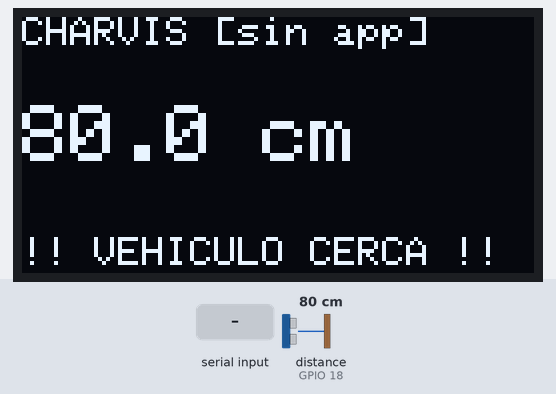
The sketch below on a simulated ESP32. Shown: 128×64 one-colour display. Wiring (inferred from the names in the program): ultrasonic range finder: trigger GPIO 5; echo GPIO 18. The test bench sets the inputs (shaded band); at power-on: distance to the obstacle (sensor on GPIO 18) 80 cm. The echo pulse lasts 58.3 µs per cm; nothing arrives over Bluetooth unless stated; the audio player accepts every command and is not drawn; a phone connects over Bluetooth LE 3 s after start; what the sketch prints to the serial monitor is not drawn.

Above: at 2.7 s.
2.8 s: distance to the obstacle (sensor on GPIO 18) set to 299 cm
At 3.9 s:
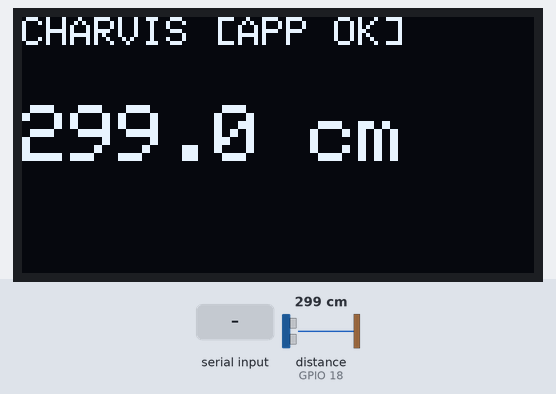
5.8 s: distance to the obstacle (sensor on GPIO 18) set to 60 cm
At 8.5 s:
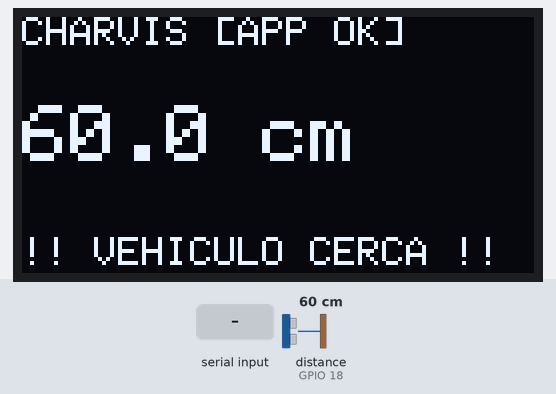
8.8 s: distance to the obstacle (sensor on GPIO 18) set to 5 cm
At 9.3 s:
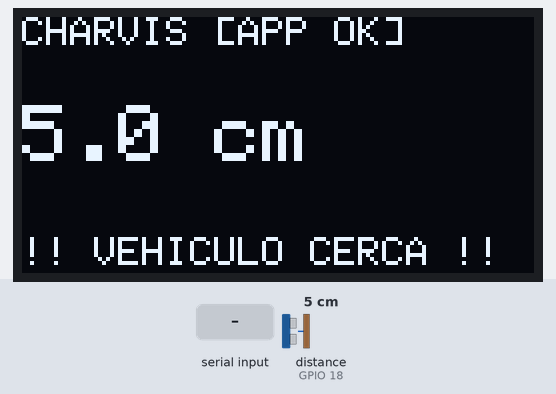
11.8 s: "sonido off\n" received over Serial
At 12.16 s:
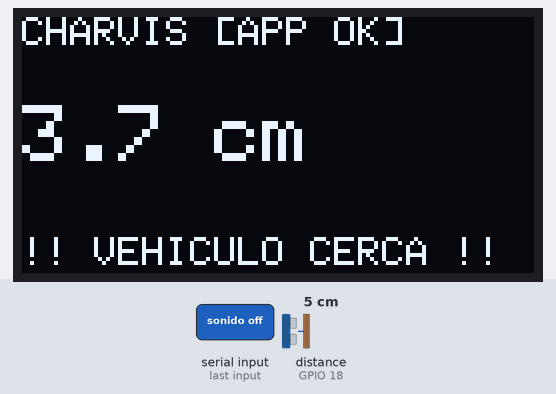
13.7 s: "1,90,45\n" received over Serial
At 14.06 s:
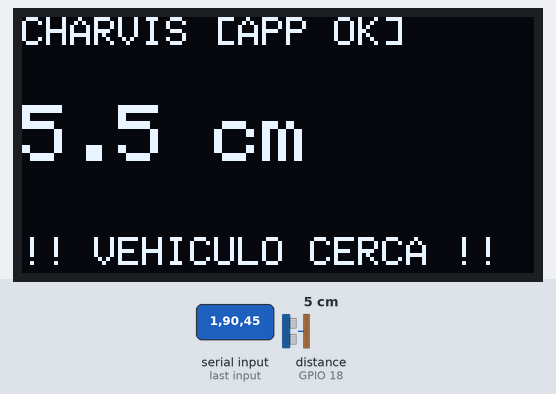
15.6 s: "dist ,45\n" received over Serial
At 16.9 s:
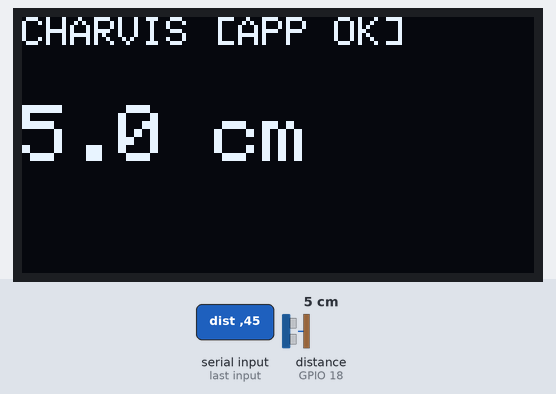
Timing chart, 0 to 18.4 s (numbered marks = the images above; inputs shaded):
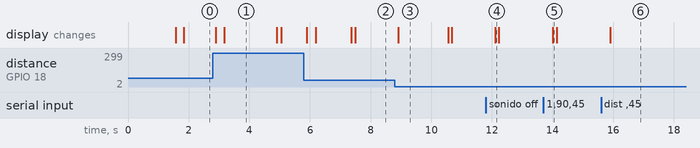

Measured:
- after the input at 2.8 s, the display: first changes after 0.09 s (image 1 shows a later state)
- after the input at 5.8 s, the display: first changes after 0.10 s (image 2 shows a later state)
- after the input at 8.8 s, the display: changes after 0.11 s (image 3)
- after the input at 11.8 s, the display: changes after 0.31 s (image 4)
- after the input at 13.7 s, the display: changes after 0.31 s (image 5)
- after the input at 15.6 s, the display: changes after 0.31 s (image 6)
- what the display in image 1 shows lasts 1.7 s, from 3.2 s to 4.9 s

The sketch:

charvis_casco_ultrasonico.ino
```cpp
/*
 * CHARVIS - Casco de moto con sensor trasero (versión ultrasónico + OLED + DFPlayer)
 * Placa: ESP32 DevKit 38 pines
 *
 * Hardware:
 *   Sensor ultrasónico  TRIG -> GPIO 5   ECHO -> GPIO 18
 *   Pantalla OLED SSD1306 (I2C 0x3C)  SDA -> GPIO 21  SCL -> GPIO 22
 *   DFPlayer Mini  RX del ESP32 -> GPIO 27   TX del ESP32 -> GPIO 26  (+ parlante)
 *
 * Se comunica con la app CHARVIS por Bluetooth de bajo consumo (BLE).
 * Cada 200 ms envía 3 bytes:
 *   byte 0-1: distancia en milímetros (uint16, little-endian; 0 = sin eco)
 *   byte 2  : estado (0 = libre, 1 = ALERTA)
 * Ante una alerta, el DFPlayer reproduce por el parlante del casco la pista 1
 * de la tarjeta SD: "No se dé vuelta: vehículo detectado a menos de 2 metros."
 * Tarjeta SD: formateada en FAT32, con un único archivo llamado 0001.mp3.
 * Desde la app se elige si el aviso suena en el casco ("sonido on") o en el
 * celular ("sonido off"), y el botón "Probar voz" envía "play".
 *
 * Comandos (por el Monitor serie a 115200, o escribiendo en la característica
 * de comandos por BLE): sonido on | sonido off | vol 0-30 | dist 5-400 |
 * pista N | play | estado | ayuda
 */

#include <Wire.h>
#include <Adafruit_GFX.h>
#include <Adafruit_SSD1306.h>
#include <DFRobotDFPlayerMini.h>
#include <BLEDevice.h>
#include <BLEServer.h>
#include <BLEUtils.h>
#include <BLE2902.h>

#define TRIG_PIN 5
#define ECHO_PIN 18
#define MP3_RX   27
#define MP3_TX   26

// Deben coincidir con la app (src/services/useHelmetSensor.js). No cambiar.
#define DEVICE_NAME        "CHARVIS-CASCO"
#define SERVICE_UUID       "6e8a0001-4b1d-4c7a-9f2e-63a1c5d0b7e1"
#define DISTANCE_CHAR_UUID "6e8a0002-4b1d-4c7a-9f2e-63a1c5d0b7e1"
#define COMMAND_CHAR_UUID  "6e8a0003-4b1d-4c7a-9f2e-63a1c5d0b7e1"

const unsigned long ESPERA_SONIDO = 5000;
const unsigned long RETENER_MS = 3000;   // tiempo que se mantiene el último valor en pantalla
const unsigned long ENVIO_BLE_MS = 200;  // cada cuánto se manda la distancia al celular
const uint8_t LECTURAS_CONFIRMAR = 3;    // lecturas seguidas para activar/desactivar la alerta

// Valores que se pueden cambiar con comandos
float distanciaAlerta = 200.0;           // 2 metros, igual que el aviso de la app
int volumen = 25;                        // 0 a 30
int pista = 1;                           // número de archivo en la SD
bool sonidoActivo = true;

Adafruit_SSD1306 oled(128, 64, &Wire, -1);
HardwareSerial mp3Serial(2);
DFRobotDFPlayerMini mp3;

BLECharacteristic *distanciaChar = nullptr;
bool clienteConectado = false;

bool oledOK = false;
bool mp3OK = false;
bool alerta = false;
uint8_t cercaSeguidas = 0;
uint8_t lejosSeguidas = 0;
unsigned long ultimoSonido = 0;
unsigned long ultimoEnvioBLE = 0;

float ultimoValido = -1;
unsigned long tUltimoValido = 0;

String bufferSerial = "";
String comandoPendiente = "";            // comando recibido por BLE, se procesa en loop()

// ---------- Respuestas: van al Monitor serie ----------
void responder(const String &texto) {
  Serial.println(texto);
}

// ---------- Bluetooth BLE ----------
class ServidorCallbacks : public BLEServerCallbacks {
  void onConnect(BLEServer *s) override {
    clienteConectado = true;
    Serial.println("[BLE] Celular conectado");
  }
  void onDisconnect(BLEServer *s) override {
    clienteConectado = false;
    Serial.println("[BLE] Celular desconectado, volviendo a anunciar");
    delay(200);
    BLEDevice::startAdvertising();
  }
};

class ComandoCallbacks : public BLECharacteristicCallbacks {
  void onWrite(BLECharacteristic *c) override {
    comandoPendiente = String(c->getValue().c_str());
  }
};

void iniciarBLE() {
  BLEDevice::init(DEVICE_NAME);
  BLEServer *servidor = BLEDevice::createServer();
  servidor->setCallbacks(new ServidorCallbacks());

  BLEService *servicio = servidor->createService(SERVICE_UUID);

  distanciaChar = servicio->createCharacteristic(
      DISTANCE_CHAR_UUID,
      BLECharacteristic::PROPERTY_READ | BLECharacteristic::PROPERTY_NOTIFY);
  distanciaChar->addDescriptor(new BLE2902());

  BLECharacteristic *comandoChar = servicio->createCharacteristic(
      COMMAND_CHAR_UUID,
      BLECharacteristic::PROPERTY_WRITE | BLECharacteristic::PROPERTY_WRITE_NR);
  comandoChar->setCallbacks(new ComandoCallbacks());

  servicio->start();

  BLEAdvertising *anuncio = BLEDevice::getAdvertising();
  anuncio->addServiceUUID(SERVICE_UUID);
  anuncio->setScanResponse(true);
  BLEDevice::startAdvertising();
  Serial.println("[BLE] Anunciando como " DEVICE_NAME);
}

void enviarAlCelular(float cm) {
  if (!clienteConectado) return;
  uint16_t mm = cm > 0 ? (uint16_t)min(cm * 10.0f, 65535.0f) : 0;
  uint8_t datos[3] = {(uint8_t)(mm & 0xFF), (uint8_t)(mm >> 8), (uint8_t)(alerta ? 1 : 0)};
  distanciaChar->setValue(datos, sizeof(datos));
  distanciaChar->notify();
}

// ---------- Sensor ----------
float medirDistancia() {
  digitalWrite(TRIG_PIN, LOW);
  delayMicroseconds(2);
  digitalWrite(TRIG_PIN, HIGH);
  delayMicroseconds(10);
  digitalWrite(TRIG_PIN, LOW);
  long t = pulseIn(ECHO_PIN, HIGH, 30000);
  if (t == 0) return -1;
  return t * 0.0343 / 2;
}

// Alerta con confirmación para evitar falsas alarmas por lecturas sueltas.
void actualizarAlerta(float cm) {
  bool cerca = cm > 0 && cm < distanciaAlerta;
  if (cerca) {
    lejosSeguidas = 0;
    if (cercaSeguidas < 255) cercaSeguidas++;
    if (cercaSeguidas >= LECTURAS_CONFIRMAR) alerta = true;
  } else {
    cercaSeguidas = 0;
    if (lejosSeguidas < 255) lejosSeguidas++;
    if (lejosSeguidas >= LECTURAS_CONFIRMAR) alerta = false;
  }
}

// ---------- Pantalla ----------
void mostrar(float cm, bool retenido) {
  if (!oledOK) return;
  oled.clearDisplay();
  oled.setTextColor(WHITE);
  oled.setTextSize(1);
  oled.setCursor(0, 0);
  oled.print("CHARVIS ");
  oled.print(clienteConectado ? "[APP OK]" : "[sin app]");
  oled.setTextSize(2);
  oled.setCursor(0, 22);
  if (cm < 0) {
    oled.print("Sin eco");
  } else {
    oled.print(cm, 1);
    oled.print(" cm");
  }
  oled.setTextSize(1);
  oled.setCursor(0, 55);
  if (alerta) oled.print("!! VEHICULO CERCA !!");
  else if (retenido) oled.print("(ultima lectura)");
  oled.display();
}

// ---------- Comandos ----------
void mostrarEstado() {
  responder(String("Sonido: ") + (sonidoActivo ? "ON" : "OFF"));
  responder(String("Volumen: ") + volumen);
  responder(String("Distancia de alerta: ") + (int)distanciaAlerta + " cm");
  responder(String("Pista: ") + pista);
  responder(String("DFPlayer: ") + (mp3OK ? "OK" : "NO detectado"));
  responder(String("App conectada: ") + (clienteConectado ? "SI" : "NO"));
}

void procesarComando(String c) {
  c.trim();
  c.toLowerCase();
  if (c.length() == 0) return;

  if (c == "sonido on") {
    sonidoActivo = true;
    responder("Sonido activado");
  } else if (c == "sonido off") {
    sonidoActivo = false;
    responder("Sonido desactivado");
  } else if (c.startsWith("vol ")) {
    volumen = constrain(c.substring(4).toInt(), 0, 30);
    if (mp3OK) mp3.volume(volumen);
    responder(String("Volumen: ") + volumen);
  } else if (c.startsWith("dist ")) {
    distanciaAlerta = constrain(c.substring(5).toInt(), 5, 400);
    responder(String("Distancia de alerta: ") + (int)distanciaAlerta + " cm");
  } else if (c.startsWith("pista ")) {
    pista = max(1, (int)c.substring(6).toInt());
    responder(String("Pista: ") + pista);
  } else if (c == "play") {
    if (mp3OK) {
      mp3.play(pista);
      responder("Reproduciendo");
    } else {
      responder("DFPlayer no detectado");
    }
  } else if (c == "estado") {
    mostrarEstado();
  } else if (c == "ayuda") {
    responder("Comandos: sonido on | sonido off | vol 0-30 | dist 5-400 | pista N | play | estado");
  } else {
    responder("Comando no reconocido. Escribi: ayuda");
  }
}

void leerSerial() {
  while (Serial.available()) {
    char ch = Serial.read();
    if (ch == '\n' || ch == '\r') {
      procesarComando(bufferSerial);
      bufferSerial = "";
    } else if (bufferSerial.length() < 40) {
      bufferSerial += ch;
    }
  }
  if (comandoPendiente.length()) {
    String c = comandoPendiente;
    comandoPendiente = "";
    procesarComando(c);
  }
}

// ---------- Programa principal ----------
void setup() {
  Serial.begin(115200);
  pinMode(TRIG_PIN, OUTPUT);
  pinMode(ECHO_PIN, INPUT);

  oledOK = oled.begin(SSD1306_SWITCHCAPVCC, 0x3C);
  if (!oledOK) Serial.println("OLED no encontrada");

  iniciarBLE();

  mp3Serial.begin(9600, SERIAL_8N1, MP3_RX, MP3_TX);
  delay(1000);
  Serial.println("Iniciando DFPlayer...");
  mp3OK = mp3.begin(mp3Serial, true, true);
  if (!mp3OK) {
    Serial.println("DFPlayer NO detectado (revisa TX/RX y la SD en FAT32)");
  } else {
    Serial.println("DFPlayer OK");
    mp3.volume(volumen);
  }
}

void loop() {
  leerSerial();

  float cm = medirDistancia();
  unsigned long ahora = millis();

  if (cm > 0) {
    ultimoValido = cm;
    tUltimoValido = ahora;
  }
  actualizarAlerta(cm);

  if (cm > 0) mostrar(cm, false);
  else if (ultimoValido > 0 && ahora - tUltimoValido < RETENER_MS) mostrar(ultimoValido, true);
  else mostrar(-1, false);

  if (cm > 0) Serial.println(cm);

  if (ahora - ultimoEnvioBLE >= ENVIO_BLE_MS) {
    enviarAlCelular(cm);
    ultimoEnvioBLE = ahora;
  }

  if (sonidoActivo && mp3OK && alerta && ahora - ultimoSonido > ESPERA_SONIDO) {
    mp3.play(pista);
    ultimoSonido = ahora;
  }
  delay(100);
}
```
